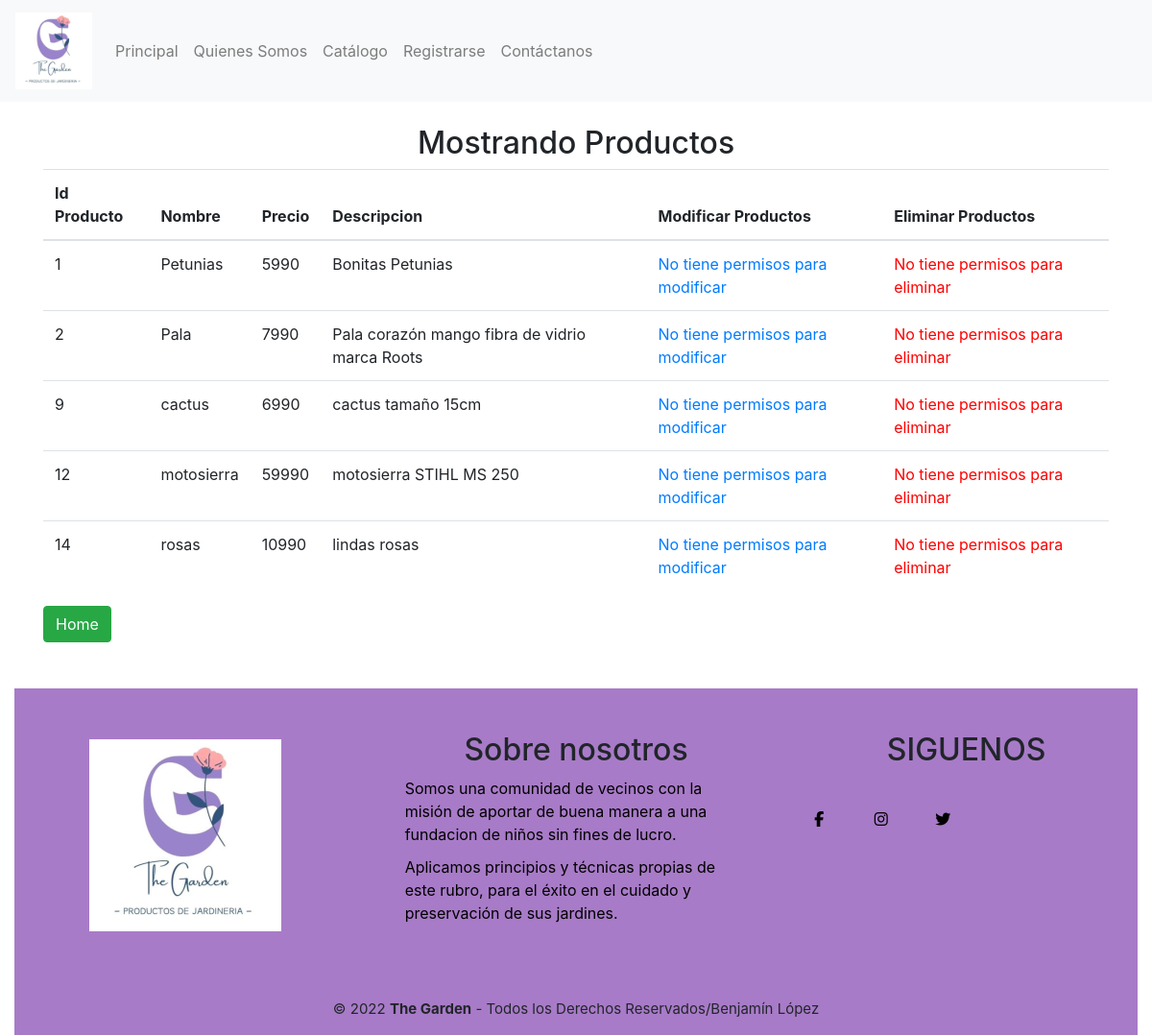
/mostrarprod/, run on the app's committed database.
### motor/models.py (models this page shows, shortened)
class Producto(models.Model):
    idProducto = models.IntegerField(primary_key=True, verbose_name='Id del Producto')
    nomProducto = models.CharField(max_length=30, verbose_name='NombreP')
    precioProducto = models.IntegerField(verbose_name='Precio')
    Descripcion=models.CharField(max_length=100, verbose_name='Descripcion')

### motor/views.py (the view)
def mostrarprod(request):
    productos = Producto.objects.all()
    datos = {
        'productos' : productos
    }
    return render(request, 'mostrarprod.html', datos)

### motor/templates/mostrarprod.html (shortened to what this page needs)
<!DOCTYPE html>
<html lang="en">
<head>
  {%load static%}
    <link rel="stylesheet" href="{% static 'css/estyles.css' %}">
    <link rel="stylesheet" href="https://maxcdn.bootstrapcdn.com/bootstrap/4.0.0/css/bootstrap.min.css">
</head>
<body>
    {% load static %}
    <nav class="navbar navbar-expand-sm navbar-light bg-light ">
        <a class="navbar-brand" href="#">
          <img src="{% static 'img/logo.jpg' %}" width="80" height="80" alt="">
        </a>
        <div class="collapse navbar-collapse" id="opciones">
          <ul class="navbar-nav">
            <li class="nav-item">
              <a class="nav-link" href="{% url 'index' %}" onmouseover="style.color='mediumslateblue'" onmouseout="style.color='black' ">Principal</a>
            </li>
            <li class="nav-item">
              <a class="nav-link" href="{% url 'somos' %}" onmouseover="style.color='mediumslateblue'" onmouseout="style.color='black' ">Quienes Somos</a>
            </li>
            <li class="nav-item">
              <a class="nav-link" href="{% url 'galeria' %}" onmouseover="style.color='mediumslateblue'" onmouseout="style.color='black' ">Catálogo</a>
            </li>
            <li class="nav-item">
                <a class="nav-link" href="{% url 'form_1' %}" onmouseover="style.color='mediumslateblue'" onmouseout="style.color='black' ">Registrarse</a>
            </li>
            <li class="nav-item">
                <a class="nav-link" href="{% url 'contacto' %}" onmouseover="style.color='mediumslateblue'" onmouseout="style.color='black' ">Contáctanos</a>
            </li>
          </ul>
        </div>
    </nav>
    <div class="container">
        <br>
        <h2>Mostrando Productos</h2>
        <table class="table">
            <thead>
                <tr>
                    <th>Id Producto</th>
                    <th>Nombre</th>
                    <th>Precio</th>
                    <th>Descripcion</th>
                    <th>Modificar Productos</th>
                    <th>Eliminar Productos</th>
                </tr>
            </thead>
            <tbody>
            {% for ve in productos %}
                <tr>
                    <td> {{ ve.idProducto }}</td>
                    <td> {{ ve.nomProducto }}</td>
                    <td> {{ ve.precioProducto }}</td>
                    <td> {{ ve.Descripcion }}</td>
                    {% if user.is_authenticated  %}
                    <td> <a href="{% url 'form_mod_producto' ve.idProducto %}" class="btn btn-primary"> Modificar</a></td>
                    {% else %}
                    <td><a href="#" >No tiene permisos para modificar</a></td>
                    {% endif %}
                    {% if user.is_authenticated  %}
                    <td> <a href="{% url 'form_del_producto' ve.idProducto %}" class="btn btn-danger"> Eliminar</a></td>
                    {% else %}
                    <td><a href="#" style="color:red;">No tiene permisos para eliminar</a></td>
                    {% endif %}
                </tr>
            {% endfor %}
            </tbody>
        </table>
        <a href="{% url 'index' %}" class="btn btn-success">Home</a>
    </div>
    <br>
    <br>
    <div class="container-fluid">
        <footer class="pie-pagina">
        <div class="grupo-1">
            <div class="box">
            <figure>
                <a href="#">
                <img src="{% static 'img/logo.jpg' %}" width="200" alt="Logo de the garden">
                </a>
            </figure>
            </div>
            <div class="box">
            <h2>Sobre nosotros</h2>
            <p class="pepe">Somos una comunidad de vecinos con la misión de aportar
                de buena manera a una fundacion de niños sin fines de lucro.
            </p>
            <p class="pepe">Aplicamos principios y técnicas propias de este rubro,
                para el éxito en el cuidado y preservación de sus jardines.</p>
            </div>
            <div class="box">
            <h2>SIGUENOS</h2>
            <div class="red-social">
                <a href="#" class="fa fa-facebook color "></a>
                <a href="#" class="fa fa-instagram color "></a>
                <a href="#" class="fa fa-twitter color "></a>
                <a href="#"></a>
            </div>
            </div>
        </div>
        <div class="grupo-2">
            <small>&copy; 2022 <b>The Garden</b> - Todos los Derechos Reservados/Benjamín López </small>
        </div>
        </footer>
    </div>
</body>
</html>

### motor/static/css/estyles.css (style rules this page uses)
p { color:azure; }
.pepe { color: black; }
h2 { color: black; text-align: center; }
.color { color:black; }
.pie-pagina { width: 100%; background-color:rgb(168, 123, 200); }
.pie-pagina .grupo-1 { width: 100%; max-width: 1200px; margin: auto; display: grid; grid-template-columns: repeat(3, 1fr); grid-gap:50px ; padding: 45px 0px; }
.pie-pagina .grupo-1 .box figure { width: 100%; height: 100%; display: flex; justify-content: center; align-items: center; }
.pie-pagina .grupo-1 .box p { margin-bottom: 10px; }
.pie-pagina .grupo-1 .red-social a { display:inline-block; text-decoration: none; width: 50px; height: 50px; line-height: 45px; margin-right: 10px; text-align: center; transition: all 300ms ease; }
.pie-pagina .grupo-2 { padding: 15px 10px; text-align: center; }
.pie-pagina .grupo-2 small { font-size: 15px; }

### data on the page
Producto: idProducto "1", nomProducto "Petunias", precioProducto "5990", Descripcion "Bonitas Petunias"
Producto: idProducto "2", nomProducto "Pala", precioProducto "7990", Descripcion "Pala corazón mango fibra de vidrio marca Roots"
Producto: idProducto "9", nomProducto "cactus", precioProducto "6990", Descripcion "cactus tamaño 15cm"
Producto: idProducto "12", nomProducto "motosierra", precioProducto "59990", Descripcion "motosierra STIHL MS 250"
Producto: idProducto "14", nomProducto "rosas", precioProducto "10990", Descripcion "lindas rosas"
